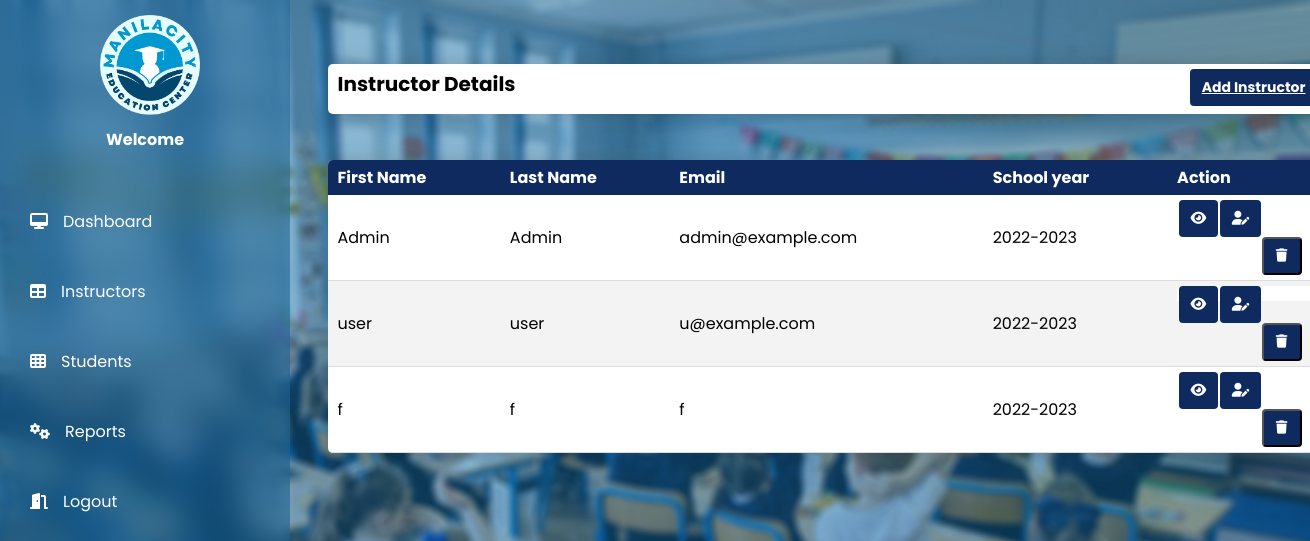
The page /instructor-tab/index.php on the database its author committed.
### tables this page shows
CREATE TABLE `user` (
  `id` int(11) NOT NULL,
  `username` varchar(50) NOT NULL,
  `password` varchar(50) NOT NULL,
  `confirmpassword` varchar(50) NOT NULL,
  `firstname` varchar(50) NOT NULL,
  `middlename` varchar(50) NOT NULL,
  `lastname` varchar(50) NOT NULL,
  `email` varchar(50) NOT NULL,
  `position` enum('Administrator','Instructor') NOT NULL,
  `schoolyear` varchar(50) NOT NULL
);

### instructor-tab/index.php (the view, shortened to what this page needs)
<?php
    require 'dbcon.php';
?>
<!doctype html>
<html lang="en">
  <head>
    <link rel = "stylesheet" href = "style-instructor.css">
    <link rel = "stylesheet" href = "https://cdnjs.cloudflare.com/ajax/libs/font-awesome/6.2.0/css/all.min.css">
</head>
<body>
    <div class = "side-bar">
            <img src="logo.png" style = "width: 100px; height: 100px;">
            <h1>Welcome <?php echo $instructor['firstname']; ?></h1>
            <div class = "menu">
                <div class = "item"><a href = "../index.php"><i class = "fas fa-desktop"></i>Dashboard</a></div>
                <div class = "item"><a href = "#"><i class = "fas fa-table"></i>Instructors</a></div>
                <div class = "item"><a href = "../student-admin/index.php"><i class = "fas fa-th"></i>Students</a></div>
                <div class = "item"><a href = "../report/index.php"><i class = "fas fa-cogs"></i>Reports</a></div>
                <div class = "item"><a href = "../logout.php"><i class = "fas fa-door-open"></i>Logout</a></div>
            </div>
        </div>
    <div class="container mt-4">
        <div class="row">
            <div class="col-md-12">
                <div class="card">
                    <div class="card-header">
                        <h4>Instructor Details
                            <a href="instructor-create.php" class="btn-add">Add Instructor</a>
                        </h4>
                    </div>
                    <div class="card-body">
                        <table class="content-table">
                            <thead>
                                <tr>
                                    <th>First Name</th>
                                    <th>Last Name</th>
                                    <th>Email</th>
                                    <th>School year</th>
                                    <th>Action</th>
                                </tr>
                            </thead>
                            <tbody>
                                <?php
                                    $query = "SELECT * FROM user";
                                    $query_run = mysqli_query($con, $query);
                                    if(mysqli_num_rows($query_run) > 0)
                                    {
                                        foreach($query_run as $instructor)
                                        {
                                            ?>
                                            <tr>
                                                <td><?= $instructor['firstname']; ?></td>
                                                <td><?= $instructor['lastname']; ?></td>
                                                <td><?= $instructor['email']; ?></td>
                                                <td><?= $instructor['schoolyear']; ?></td>
                                                <td>
                                                    <a href="instructor-view.php?id=<?= $instructor['id']; ?>" class="btn-view"><i class="fa-solid fa-eye"></i></a>
                                                    <a href="instructor-edit.php?id=<?= $instructor['id']; ?>" class="btn-edit"><i class="fa-solid fa-user-pen"></i></a>
                                                    <form action="code.php" method="POST" class="d-inline">
                                                        <button type="submit" name="delete_instructor" value="<?=$instructor['id'];?>" class="btn-delete"><i class="fa-solid fa-trash"></i></button>
                                                    </form>
                                                </td>
                                            </tr>
                                            <?php
                                        }
                                    }
                                    else
                                    {
                                        echo "<h5> No Record Found </h5>";
                                    }
                                ?>
                            </tbody>
                        </table>
                    </div>
                </div>
            </div>
        </div>
    </div>
</body>
</html>

### instructor-tab/style-instructor.css (style rules this page uses)
* { margin: 0; padding: 0; box-sizing: border-box; font-family: "Poppins", sans-serif; }
body { min-height: 100vh; background: url(mainbg.jpg)no-repeat; background-size: cover; background-position: center; }
.side-bar { background: rgba(24, 94, 145, 0.521); backdrop-filter: blur(15px); width: 290px; height: 100vh; position: fixed; top: 0; left: 0; overflow-y: auto; transition-property: left; }
.side-bar.active { left: 0; }
.side-bar img { margin-top: 15px; margin-left: 100px; }
h1 { color: #fff; font-size: 16px; text-decoration: none; display: block; text-align: center; padding: 5px; }
.side-bar .menu { width: 100%; margin-top: 30px; }
.side-bar .menu .item a { color: #fff; font-size: 16px; text-decoration: none; display: block; padding: 5px 30px; line-height: 60px; }
.side-bar .menu .item i { margin-right: 15px; }
.card-header { position:absolute; top: 8%; border-collapse: collapse; background: #fff; width: 1000px; height: 50px; border-radius: 5px 5px 0; overflow: hidden; box-shadow: 0 0 20px rgba(0,0,0,0.15); left: 25%; background: #fff; }
.card-header h4 { font-size: 20px; padding: 5px 10px; }
.card-body { position: absolute; top: 20%; left: 25%; }
.content-table { border-collapse: collapse; background: #fff; width: 1000px; height: 200px; border-radius: 5px 5px 0; overflow: hidden; box-shadow: 0 0 20px rgba(0,0,0,0.15); }
.content-table thead tr { background-color: rgb(14, 42, 95); color: #fff; text-align: left; }
.content-table td, th { padding: 5px 10px; }
.content-table tbody tr { border-bottom: 1px solid #dddddd; }
.content-table tbody tr:nth-of-type(even) { background-color: #f3f3f3; }
.btn-view { float: left; background: rgb(14, 42, 95); border-radius: 4px; font-size: 14px; color: #FFF; padding: 8px 12px; cursor: pointer; margin-left: 1%; }
.btn-edit { background: rgb(14, 42, 95); border-radius: 4px; font-size: 14px; color: #FFF; padding: 8px 12px; cursor: pointer; float: left; margin-left: 1%; }
.btn-delete { background: rgb(14, 42, 95); border-radius: 4px; padding: 7px 12px; color: #FFF; cursor: pointer; float: right; margin-left: 1%; }
.btn-add { background: rgb(14, 42, 95); border-radius: 4px; font-size: 14px; color: #FFF; padding: 8px 12px; cursor: pointer; float: right; margin-bottom: 10px; }
.card form { padding: 0 16px; box-sizing: border-box; background-color: rgb(255, 255, 255); padding-bottom: 15px; }

### rows shown on the page
user: firstname "Admin", lastname "Admin", email "admin@example.com", schoolyear "2022-2023", $instructor['id'] 1 (drawn)
user: firstname "user", lastname "user", email "u@example.com", schoolyear "2022-2023", $instructor['id'] 2 (drawn)
user: firstname "f", lastname "f", email "f", schoolyear "2022-2023", $instructor['id'] 3 (drawn)
